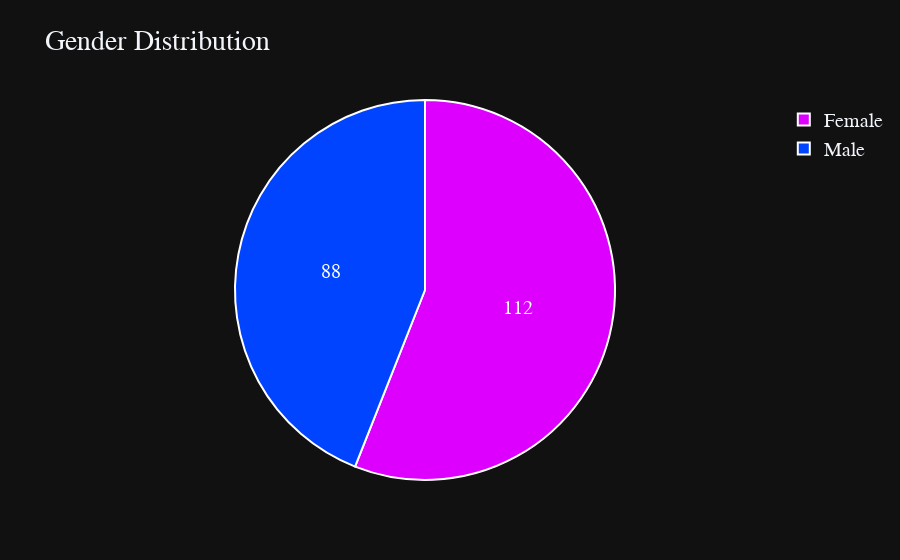

Write notebook code for a chart like this one.
### Code cell
fig = px.pie(dataset, names = "Genre", color = "Genre", title = "Gender Distribution",
             color_discrete_sequence = ["#0044FF", "#DE00FF"])

fig.update_traces(textinfo = "value", textfont_size = 20,
                  marker = dict(line = dict(color = "#FFFFFF", width = 2)))

fig.update_layout(template = "plotly_dark", font = dict(family = "PT Sans", size = 20))
fig.show()

### Figure 1 — Plotly figure (JSON) as saved in the notebook; plotly's stock layout.template omitted (floating-point values rounded to 4 significant figures; data arrays with more than 128 entries replaced by an {"elided": "..."} marker saying what was removed)
{"data": [{"customdata": {"elided": "200x1 str values"}, "domain": {"x": [0, 1], "y": [0, 1]}, "hovertemplate": "Genre=%{customdata[0]}<extra></extra>", "labels": {"elided": "200 str values"}, "legendgroup": "", "marker": {"colors": {"elided": "200 str values"}, "line": {"color": "#FFFFFF", "width": 2}}, "name": "", "showlegend": true, "textfont": {"size": 20}, "textinfo": "value", "type": "pie"}], "layout": {"font": {"family": "PT Sans", "size": 20}, "legend": {"tracegroupgap": 0}, "piecolorway": ["#0044FF", "#DE00FF"], "title": {"text": "Gender Distribution"}}}
